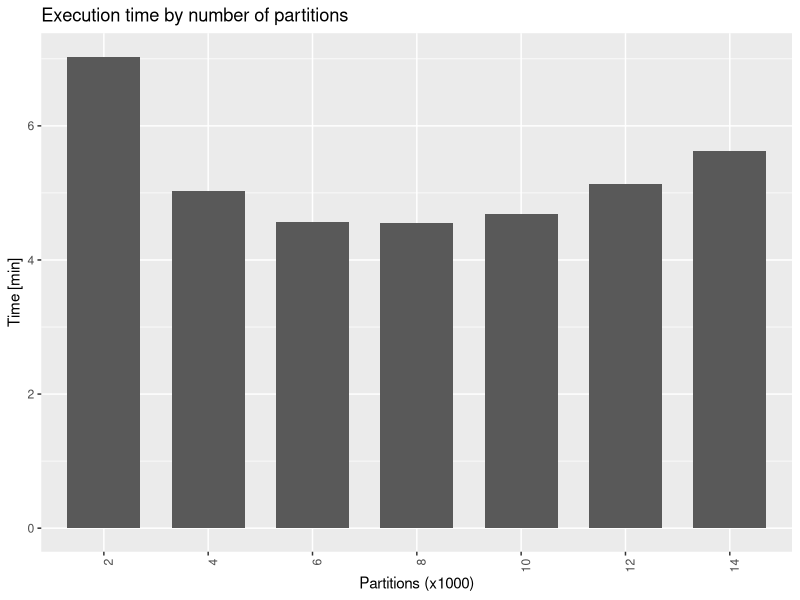
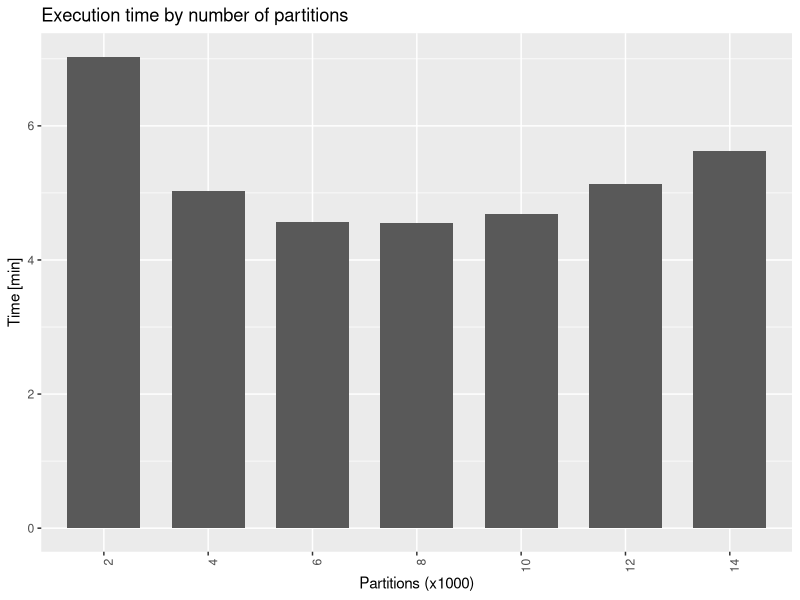

Recreate these plots in R, in order.
require(tidyverse)
require(lubridate)

paramsPattern = "input1"
getParams <- function(command){
  params = str_trim(str_split(command, "--")[[1]])
  params = params[grepl(paramsPattern, params)]
  return(paste(params, collapse = " "))
}
extractPartitions <- function(input){
  return(str_replace(str_replace(input, "gadm/edges_P", ""), "K/edgesA", ""))
}

log = enframe(readLines("performance.txt"))
spark = log %>% filter(grepl(value, pattern = "SparkSubmit ")) %>% 
  separate(value, into = c("time", "appId", "command"), sep = "\\|")
spark$params = spark$command %>% map(getParams)
spark = spark %>% separate(params, into = c(NA,"input"), sep = " ") %>%
  select(appId, input) %>%
  mutate(partitions = extractPartitions(input))

START = "Reading data"
END   = "Merging DCELs"
pattern = paste0(START,"|",END)
fields = c("time", "appId", "phase")
sdcel0 = log %>% filter(grepl(value, pattern = pattern)) %>%
  separate(value, fields, sep = "\\|") %>%
  mutate(phase = str_trim(phase)) %>%
  mutate(time = parse_date_time(str_replace(time,",","."), "%Y-%m-%d %H:%M:%OS")) %>%
  select(appId, phase, time) 

sdcel1 = sdcel0 %>% pivot_wider(names_from = phase, values_from = time)
names(sdcel1) = c("appId", "read", "merge")
sdcel = sdcel1 %>% mutate(time = merge - read)

data = spark %>% inner_join(sdcel, by = "appId") %>% select(partitions, time) %>%
  group_by(partitions) %>% summarise(time = mean(time))
data$partitions = factor(data$partitions, levels = c("2", "4", "6", "8", "10", "12", "14"))

p = ggplot(data = data, aes(x = partitions, y = time)) +
  geom_bar(stat="identity", position=position_dodge(width = 0.75), width = 0.7) + 
  theme(axis.text.x = element_text(angle = 90, hjust = 1)) + 
  labs(x="Partitions (x1000)", y="Time [min]", title="Execution time by number of partitions") 
plot(p)

ggsave(paste0("nohup.pdf"), width = 12, height = 8, device = "pdf")